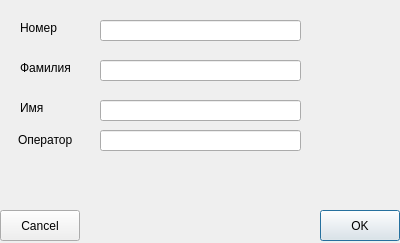
<?xml version="1.0" encoding="UTF-8"?>
<ui version="4.0">
 <class>newDialog</class>
 <widget class="QDialog" name="newDialog">
  <property name="geometry">
   <rect>
    <x>0</x>
    <y>0</y>
    <width>400</width>
    <height>243</height>
   </rect>
  </property>
  <property name="windowTitle">
   <string>Dialog</string>
  </property>
  <widget class="QPushButton" name="okButton">
   <property name="geometry">
    <rect>
     <x>320</x>
     <y>210</y>
     <width>80</width>
     <height>31</height>
    </rect>
   </property>
   <property name="text">
    <string>OK</string>
   </property>
  </widget>
  <widget class="QPushButton" name="cancelButton">
   <property name="geometry">
    <rect>
     <x>0</x>
     <y>210</y>
     <width>80</width>
     <height>31</height>
    </rect>
   </property>
   <property name="text">
    <string>Cancel</string>
   </property>
  </widget>
  <widget class="QLineEdit" name="numberLine">
   <property name="geometry">
    <rect>
     <x>100</x>
     <y>20</y>
     <width>201</width>
     <height>21</height>
    </rect>
   </property>
   <property name="styleSheet">
    <string notr="true">QLineEdit{
color:black;
}</string>
   </property>
   <property name="maxLength">
    <number>11</number>
   </property>
  </widget>
  <widget class="QLabel" name="label">
   <property name="geometry">
    <rect>
     <x>20</x>
     <y>20</y>
     <width>59</width>
     <height>16</height>
    </rect>
   </property>
   <property name="text">
    <string>Номер</string>
   </property>
  </widget>
  <widget class="QLabel" name="label_2">
   <property name="geometry">
    <rect>
     <x>20</x>
     <y>60</y>
     <width>59</width>
     <height>16</height>
    </rect>
   </property>
   <property name="text">
    <string>Фамилия</string>
   </property>
  </widget>
  <widget class="QLabel" name="label_3">
   <property name="geometry">
    <rect>
     <x>20</x>
     <y>100</y>
     <width>59</width>
     <height>16</height>
    </rect>
   </property>
   <property name="text">
    <string>Имя</string>
   </property>
  </widget>
  <widget class="QLabel" name="label_4">
   <property name="geometry">
    <rect>
     <x>18</x>
     <y>130</y>
     <width>71</width>
     <height>20</height>
    </rect>
   </property>
   <property name="text">
    <string>Оператор</string>
   </property>
  </widget>
  <widget class="QLineEdit" name="surnameLine">
   <property name="geometry">
    <rect>
     <x>100</x>
     <y>60</y>
     <width>201</width>
     <height>21</height>
    </rect>
   </property>
   <property name="styleSheet">
    <string notr="true">QLineEdit{
color:black;
}</string>
   </property>
  </widget>
  <widget class="QLineEdit" name="nameLine">
   <property name="geometry">
    <rect>
     <x>100</x>
     <y>100</y>
     <width>201</width>
     <height>21</height>
    </rect>
   </property>
   <property name="styleSheet">
    <string notr="true">QLineEdit{
color:black;
}</string>
   </property>
  </widget>
  <widget class="QLineEdit" name="dillerLine">
   <property name="geometry">
    <rect>
     <x>100</x>
     <y>130</y>
     <width>201</width>
     <height>21</height>
    </rect>
   </property>
   <property name="styleSheet">
    <string notr="true">QLineEdit{
color:black;
}</string>
   </property>
  </widget>
 </widget>
 <resources/>
 <connections/>
</ui>
